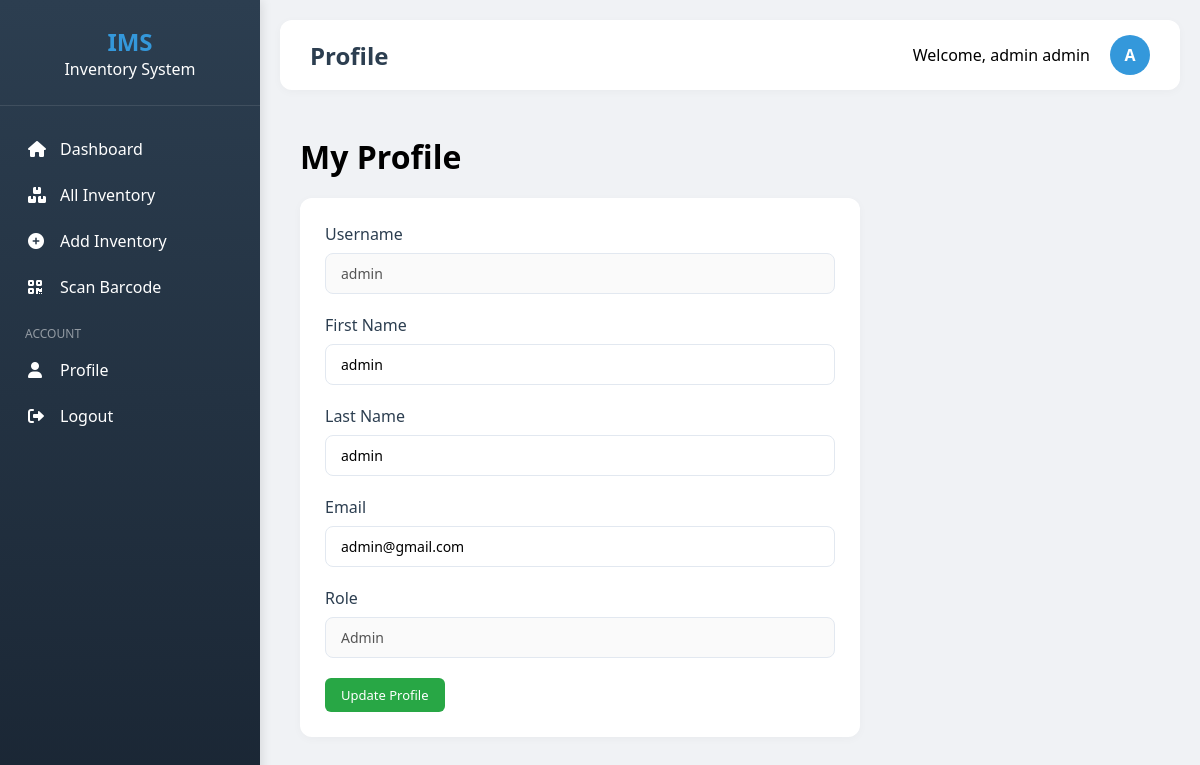
The page /profile.php (signed in) on the database its author committed.
### tables this page shows
CREATE TABLE `users` (
  `id` int(11) NOT NULL,
  `firstname` varchar(100) DEFAULT NULL,
  `lastname` varchar(100) DEFAULT NULL,
  `username` varchar(80) DEFAULT NULL,
  `password` varchar(255) DEFAULT NULL,
  `email` varchar(100) DEFAULT NULL,
  `role` enum('super_admin','admin','user') DEFAULT 'user',
  `status` enum('active','inactive') DEFAULT 'active',
  `avatar` varchar(255) DEFAULT NULL,
  `created_at` timestamp NOT NULL DEFAULT current_timestamp()
);

### profile.php (the view, shortened to what this page needs)
<?php
require_once 'includes/header.php';
require_once 'includes/functions.php';
$user_id = $_SESSION['user_id'];
$user = $conn->query("SELECT * FROM users WHERE id = $user_id")->fetch_assoc();
?>
<?php include 'includes/sidebar.php'; ?>
<div style="padding: 20px; max-width: 600px;">
    <h1 style="margin-bottom: 20px;">My Profile</h1>
    <div class="table-container">
        <form method="POST">
            <div class="form-group">
                <label>Username</label>
                <input type="text" class="form-control" value="<?php echo htmlspecialchars($user['username']); ?>" disabled>
            </div>
            <div class="form-group">
                <label>First Name</label>
                <input type="text" name="firstname" class="form-control"
                       value="<?php echo htmlspecialchars($user['firstname']); ?>" required>
            </div>
            <div class="form-group">
                <label>Last Name</label>
                <input type="text" name="lastname" class="form-control"
                       value="<?php echo htmlspecialchars($user['lastname']); ?>" required>
            </div>
            <div class="form-group">
                <label>Email</label>
                <input type="email" name="email" class="form-control"
                       value="<?php echo htmlspecialchars($user['email']); ?>">
            </div>
            <div class="form-group">
                <label>Role</label>
                <input type="text" class="form-control" value="<?php echo ucfirst($user['role']); ?>" disabled>
            </div>
            <button type="submit" class="btn btn-success">Update Profile</button>
        </form>
    </div>
</div>
<?php include 'includes/footer.php'; ?>

### assets/css/style.css (style rules this page uses)
* { margin: 0; padding: 0; box-sizing: border-box; font-family: 'Segoe UI', Tahoma, Geneva, Verdana, sans-serif; }
body { background-color: #f0f2f5; display: flex; height: 100vh; overflow: hidden; }
.table-container { background: #fff; border-radius: 12px; padding: 25px; box-shadow: 0 2px 10px rgba(0,0,0,0.03); margin-bottom: 30px; }
.btn { padding: 8px 16px; border: none; border-radius: 6px; cursor: pointer; font-size: 13px; font-weight: 500; text-decoration: none; display: inline-flex; align-items: center; gap: 6px; }
.btn-success { background: #28a745; color: #fff; }
.form-group { margin-bottom: 20px; }
.form-group label { display: block; margin-bottom: 8px; color: #2c3e50; font-weight: 500; }
.form-control { width: 100%; padding: 10px 15px; border: 1px solid #e2e8f0; border-radius: 8px; font-size: 14px; }

### rows shown on the page
users: username "admin", firstname "admin", lastname "admin", email "admin@gmail.com", role "Admin"

### other values the page prints
str_replace('_', ' ', $page) "Profile"
$_SESSION['fullname'] "admin admin"
substr($_SESSION['username'] ?? 'U', 0, 1) "A"
